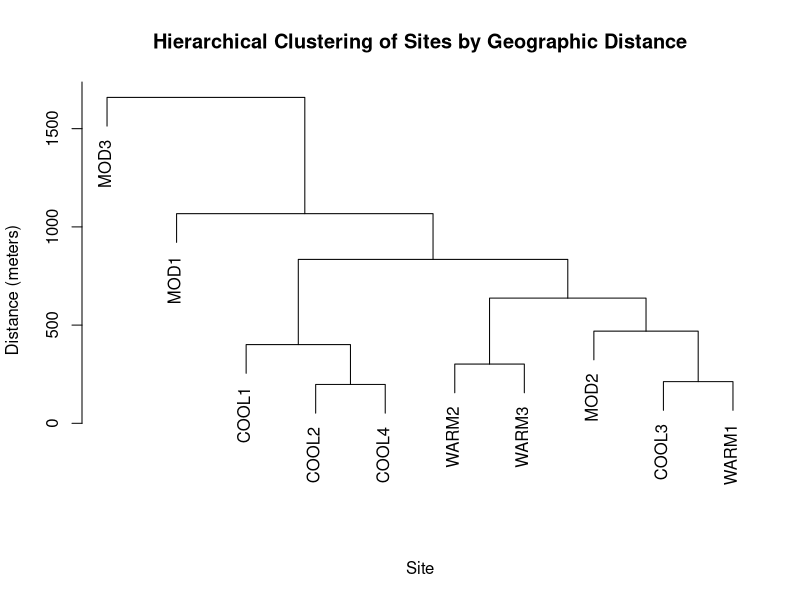

Write R code to recreate this figure.
library(geosphere)

# Define site coordinates
coords_cool <- data.frame(
  site = c("COOL1", "COOL2", "COOL3", "COOL4"),
  lat = c(69.56863, 69.56984, 69.57541, 69.57161),
  lon = c(-138.91122, -138.90289, -138.89679, -138.90336)
)

coords_mod <- data.frame(
  site = c("MOD1", "MOD2", "MOD3"),
  lat = c(69.57969, 69.57637, 69.58023),
  lon = c(-138.91010, -138.88717, -138.86055)
)

coords_warm <- data.frame(
  site = c("WARM1", "WARM2", "WARM3"),
  lat = c(69.57367, 69.57176, 69.57268),
  lon = c(-138.89902, -138.87789, -138.88519)
)

# Add temp_group column to each
coords_cool$temp_group <- "COOL"
coords_mod$temp_group  <- "MOD"
coords_warm$temp_group <- "WARM"

# Combine all site coordinate data frames
coords_all <- rbind(coords_cool, coords_mod, coords_warm)

# Compute all pairwise distances (in meters)
dist_matrix <- distm(coords_all[, c("lon", "lat")], fun = distHaversine)

# Extract upper triangle of matrix (no duplicates)
dists <- dist_matrix[upper.tri(dist_matrix)]

# Average distance in meters
mean_distance_m <- mean(dists)

# Convert to km if needed
mean_distance_km <- mean_distance_m / 1000
mean_distance_km





# Create a function to calculate average pairwise distance between two groups
average_group_distance <- function(group1, group2, data) {
  # Subset coordinates
  coords1 <- data[data$temp_group == group1, c("lon", "lat")]
  coords2 <- data[data$temp_group == group2, c("lon", "lat")]
  
  # Create all pairwise combinations between the two groups
  pairs <- expand.grid(1:nrow(coords1), 1:nrow(coords2))
  
  # Calculate distances for all pairs
  dists <- mapply(function(i, j) {
    distHaversine(coords1[i, ], coords2[j, ])
  }, pairs[, 1], pairs[, 2])
  
  # Return mean distance (in meters)
  mean(dists)
}


# Calculate average pairwise distances between each group pair
avg_cool_mod  <- average_group_distance("COOL", "MOD", coords_all)
avg_cool_warm <- average_group_distance("COOL", "WARM", coords_all)
avg_mod_warm  <- average_group_distance("MOD", "WARM", coords_all)

# Print the results in km
cat("Average distance COOL to MOD:", round(avg_cool_mod / 1000, 2), "km\n")
cat("Average distance COOL to WARM:", round(avg_cool_warm / 1000, 2), "km\n")
cat("Average distance MOD to WARM:", round(avg_mod_warm / 1000, 2), "km\n")




# Get distance matrix (in meters)
dist_matrix <- distm(coords_all[, c("lon", "lat")], fun = distHaversine)
rownames(dist_matrix) <- coords_all$site
colnames(dist_matrix) <- coords_all$site



# Convert to dist object (required for hclust)
geo_dist <- as.dist(dist_matrix)

# Perform hierarchical clustering
hc_geo <- hclust(geo_dist, method = "average")  # or "complete", "ward.D", etc.

plot(hc_geo, main = "Hierarchical Clustering of Sites by Geographic Distance",
     xlab = "Site", sub = "", ylab = "Distance (meters)")


clusters <- cutree(hc_geo, k = 3)
coords_all$cluster <- clusters

# View cluster assignments
coords_all
